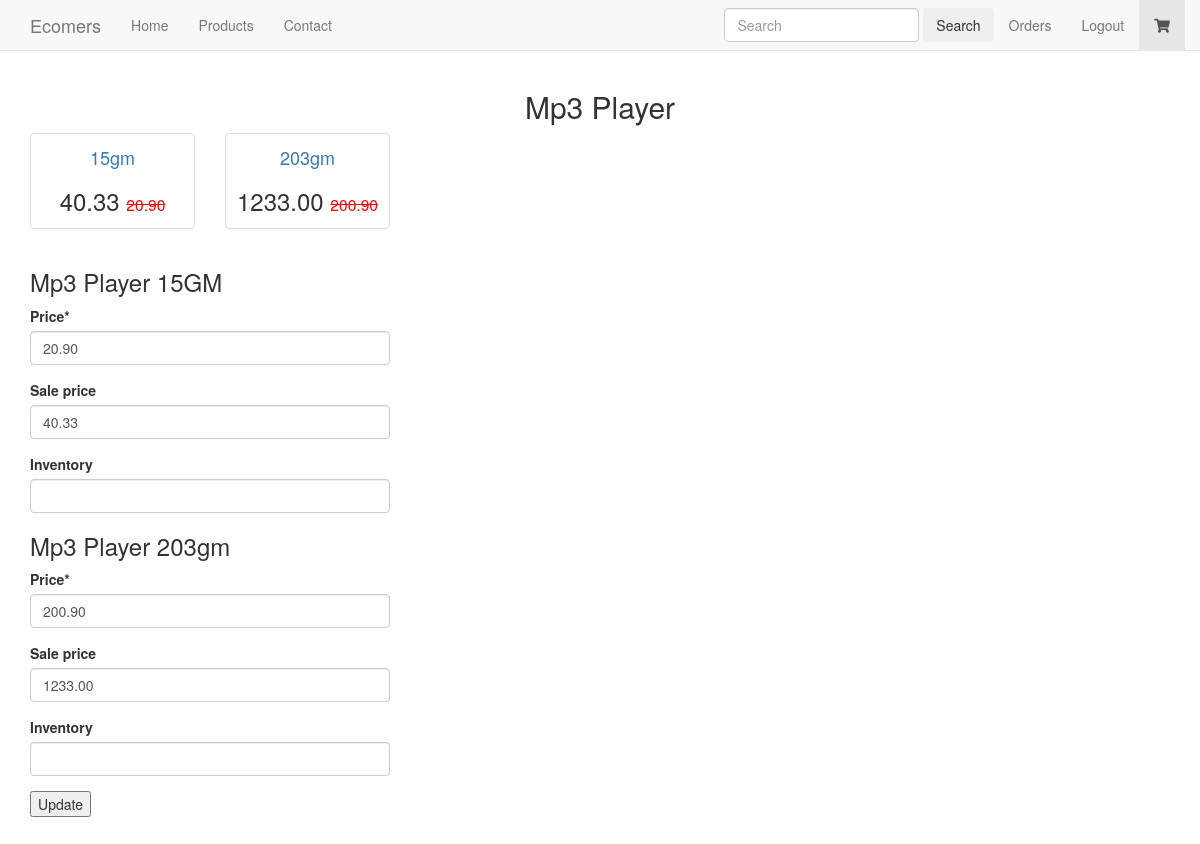
Screenshot of /products/1/inventory (signed in) with the database file from the repository.
### products/models.py (models this page shows, shortened)
class Variation(models.Model):
    product = models.ForeignKey(Product)
    title = models.CharField( max_length=100)
    price = models.DecimalField(max_digits=20, decimal_places=2)
    sale_price = models.DecimalField(max_digits=20, decimal_places=2 , null = True, blank = True)
    active = models.BooleanField(default=True)
    inventory = models.IntegerField(blank=True, null=True)
    class Meta:
        verbose_name = 'Variation'
        verbose_name_plural = 'Variations'
    def get_html_price(self):
        if self.sale_price is not None:
            html_price='<h3 id="price">%s <small class="org-price" id="price"> %s</small></h3>'%(self.sale_price,self.price)
        else:
            html_price = '<h3 id="price">%s</h3>'%(self.price)
        return mark_safe(html_price)
    def get_absolute_url(self):
        return self.product.get_absolute_url()

class Product(models.Model):
    title = models.CharField( max_length=100)
    description = models.TextField(blank=True , null = True)
    price = models.DecimalField(max_digits=20, decimal_places=2)
    active = models.BooleanField(default=True)
    categories = models.ManyToManyField('Category',blank=True)
    default = models.ForeignKey('Category', related_name = 'default_category', null = True,blank=True)
    objects = ProductManager()
    class Meta:
        verbose_name = 'Product'
        verbose_name_plural = 'Products'
    def __str__(self):
        return self.title
    def get_absolute_url(self):
        return reverse("product_detail", kwargs = {"pk":self.pk})

### products/views.py (the view, shortened to what this page needs)
# urls.py: url(r'^(?P<pk>\d+)/inventory$', views.VariationListView.as_view(), name='variation_detail'),
class VariationListView(StaffRequiredMixin,ListView):
    model = Variation
    def get_context_data(self,*args , **kwargs):
        context = super().get_context_data(*args,**kwargs)
        context['formset'] = VariationInventoryFormset(queryset=self.get_queryset())
        return context
    def get_queryset(self , *args,**kwargs):
        qs = super().get_queryset(*args,**kwargs)
        prime_key = self.kwargs.get("pk")
        if prime_key:
            product = get_object_or_404(Product , pk=prime_key)
            qs = qs.filter(product=product)
        return qs

### products/mixin.py (called while the page is built)
    @method_decorator(login_required)
    def dispatch(self,request,*args,**kwargs):
        if request.user.is_staff:
            return super(StaffRequiredMixin,self).dispatch(request,*args,**kwargs)
        else:
            raise Http404

### templates/products/variation_list.html (shortened to what this page needs)
{% extends "base.html" %}
{% load crispy_forms_tags %}
{% block content %}
<h2 class="text-center">{{object_list.first.product|title}}</h2>
<div class="row">
{% for object in object_list %}
<div class="col-xs-2">
 {% include "products/product_thumbnail.html" with product=object %}
</div>
{% endfor %}
</div>
<div class="row">
  <div class="col-sm-4">
<form method="post" action="">
  {% for form in formset %}
  {% if form.instance.product %}
<h3>  {{form.instance.product|title}}
  {{form.instance.title}}</h3>
  {% else %}
  <br>
  <hr>
  <h3>New Add</h3>
  {% endif %}
  {{form|crispy}}
  {% endfor %}
  <input type="submit" name="" value="Update">
</form>
</div>
</div>
{% endblock %}

### templates/products/product_thumbnail.html (shortened to what this page needs)
<div class="thumbnail text-center">
<h4><a href="{{product.get_absolute_url}}">{{product.title|title}}</a></h4>
{{product.get_html_price}}
</div>

### static_in_pro/our_static/css/navbar-fixed-top.css (style rules this page uses)
body { min-height: 2000px; padding-top: 70px; }

### static_in_pro/our_static/css/castom.css (style rules this page uses)
.org-price { color:red; text-decoration: line-through; }

### rows the page displays
Variation: first.product "Mp3 Player", title "15gm", get_html_price "40.33 20.90", instance.product "Mp3 Player", instance "15GM"
Variation: title "203gm", get_html_price "1233.00 200.90", instance.product "Mp3 Player", instance "203gm"
